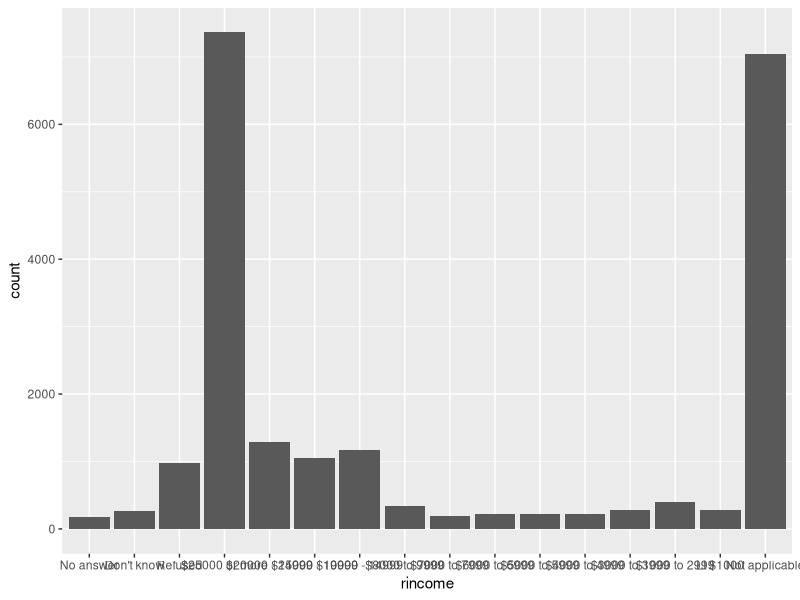
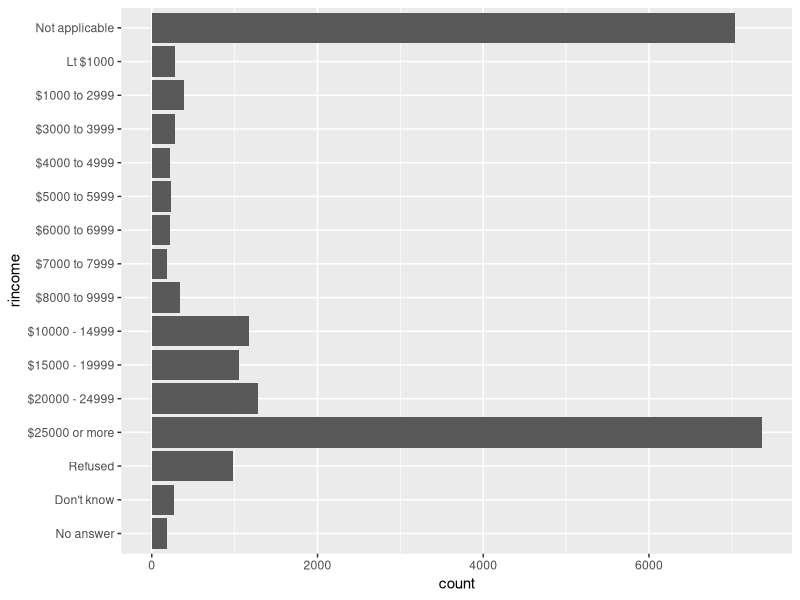
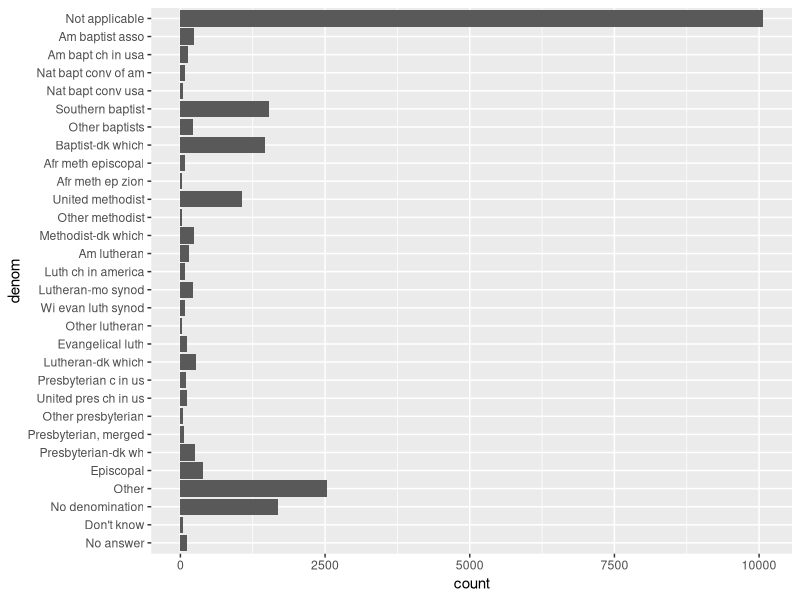
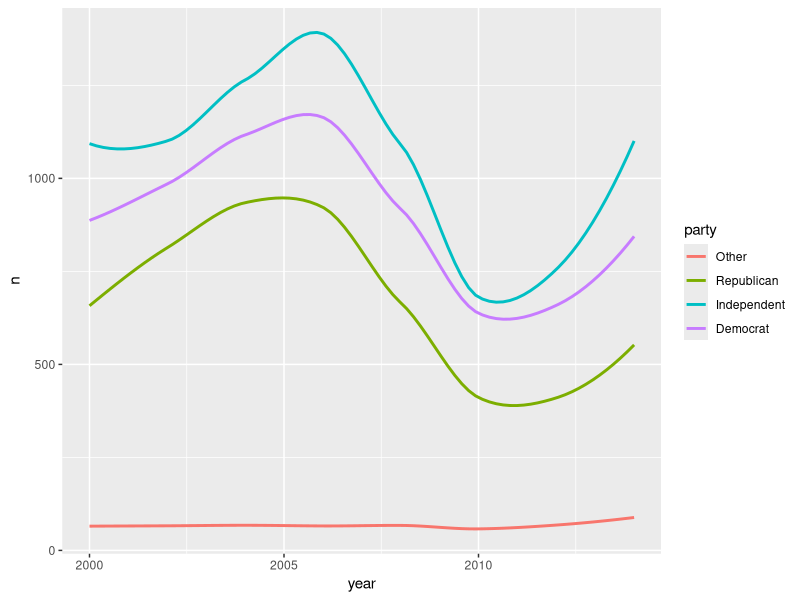

The R source for these figures, in order:
## ---- chunk 1
knitr::opts_chunk$set(echo = TRUE)
## ---- chunk 2
library(tidyverse)
## ---- chunk 3
ggplot(gss_cat, aes(rincome)) +
  geom_bar()
## ---- chunk 4
ggplot(gss_cat, aes(rincome)) +
  geom_bar() +
  coord_flip()
## ---- chunk 5
unique(select(gss_cat, denom))

ggplot(gss_cat, aes(denom)) +
  geom_bar() +
  coord_flip()
## ---- chunk 6
levels(gss_cat$marital)
## ---- chunk 7
levels(gss_cat$race)
## ---- chunk 8
levels(gss_cat$rincome)
## ---- chunk 9
levels(gss_cat$partyid)
## ---- chunk 10
levels(gss_cat$relig)
## ---- chunk 11
levels(gss_cat$denom)
## ---- chunk 12
gss_cat %>%
  mutate(
    party = fct_collapse(partyid,
      Republican = c("Strong republican", "Not str republican"),
      Democrat = c("Not str democrat", "Strong democrat"),
      Independent = c("Ind,near rep", "Independent", "Ind,near dem"),
      Other = c("No answer", "Don't know", "Other party")
      )
    ) %>%
  group_by(year, party) %>%
  summarize(
    n = n(),
  ) %>%
  ggplot() +
  geom_smooth(aes(year, n, color = party), se = FALSE)
